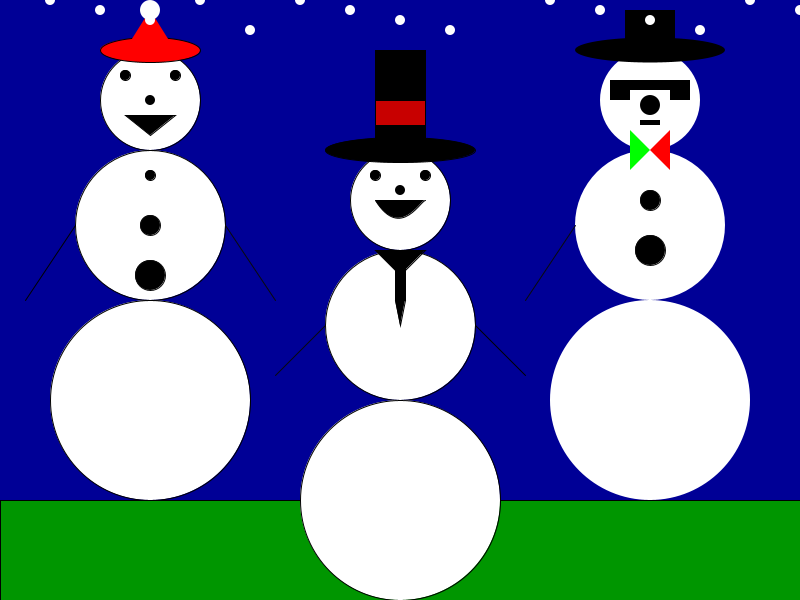
Frame 1 (no input)
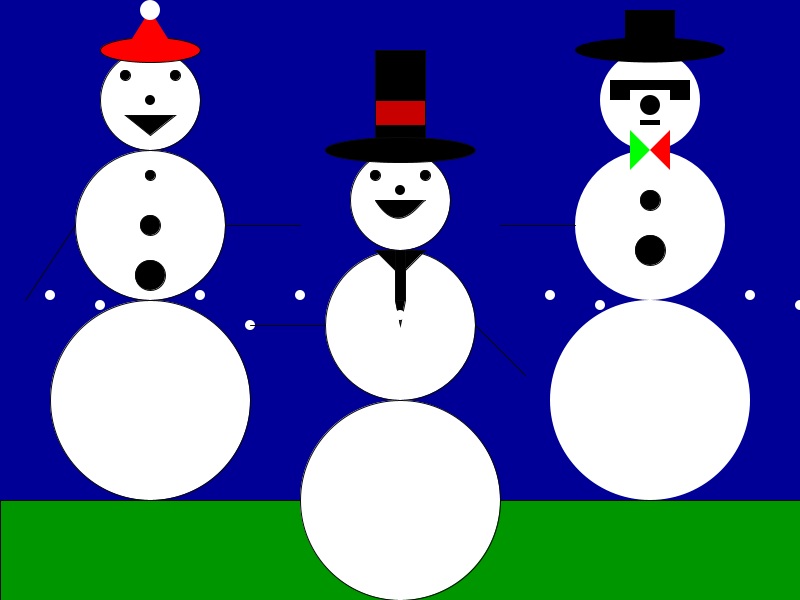
Frame 60 (the mouse pressed at the canvas centre just before this capture)
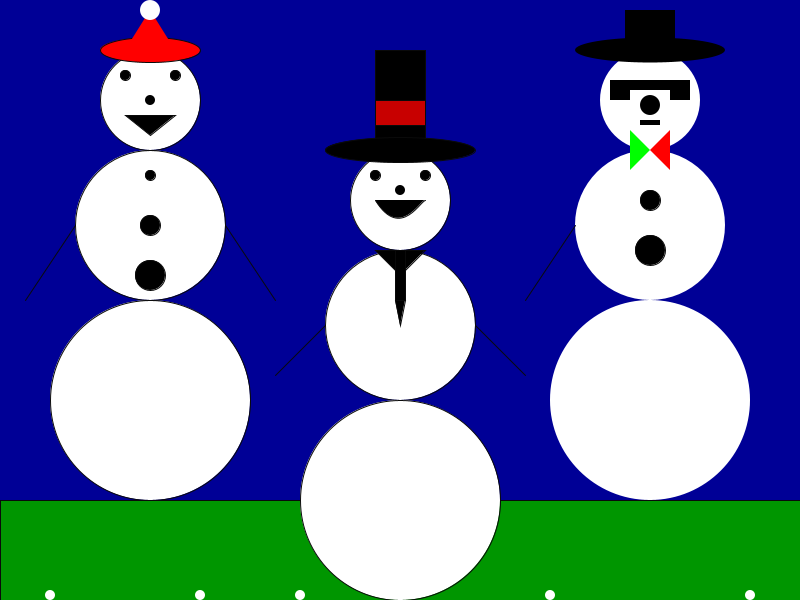
Frame 120 (the mouse held since frame 60 and released just before this capture)

The Processing sketch that drew these frames (run headless with seeded random() and noise(); from frame 60 on, the mouse is pressed at the canvas centre):

// Processing sketch: JeffSamontePartA_VerFinal
// ── JeffSamontePartA_VerFinal.pde
int x = 0;
int y = 0;

void setup(){
 size(800, 600);
}

void draw(){
   background(0, 0, 150); //sky
   
   fill(0, 150, 0); //grass color
   rect(0, 500, 800, 100); //grass
   
   drawSnowman();
   drawHat1(); 
   
   drawSnowman2();
   drawHat2();
   
   drawSnowman3();
   drawHat3();
   
   drawSnow();
  
   drawNoses(); //nose button
   drawArms(); //moving arms
   
   Button2(150, 225);
   Button2(650, 200);
   
   Button3(150, 275);
   Button3(650, 250);
}



void drawSnowman(){
  fill(255);
  ellipse(400, 200, 100, 100); // head
   
  ellipse(400, 325, 150, 150); // torso
  ellipse(400, 500, 200, 200); // legs
  
    fill(0);                  //face
  ellipse(375, 175, 10, 10); // right eye 
  ellipse(425, 175, 10, 10);  // left eye

  bezier(375, 200, 400, 240, 420, 200, 425, 200); // mouth
  
   line(475, 325,  525, 375); //right arm
   
   triangle(375, 250, 400, 275, 425, 250); //base of tie
   rect(395, 250, 10, 50); //tie length
   triangle(395, 300, 400, 325, 405, 300); //tie tip
}

void drawSnowman2(){
  fill(255);
  ellipse(150, 400, 200, 200); //legs
  ellipse(150, 225, 150, 150); //torso
  ellipse(150, 100, 100, 100); //head
  
  fill(0);                   //eyes
  ellipse(125, 75, 10, 10); //left eye
  ellipse(175, 75, 10, 10); //right eye
  
  fill(0);
  triangle(125, 115, 150, 135, 175, 115); //mouth
  
  ellipse(150, 175, 10, 10); // button 1

  line(25,300, 75, 225); //left arm
}

void drawSnowman3(){
  fill(255);
  ellipse(650, 400, 200, 200); //legs
  ellipse(650, 225, 150, 150); //torso
  ellipse(650, 100, 100, 100); //head
  
  fill(0);
  rect(610, 80, 20, 20); //sunglasses left eye
  rect(670, 80, 20, 20); //right eye
  rect(610, 80, 60, 10); // connector

  fill(0);
  rect(640, 120, 20, 5); //mouth
  
  fill(0, 255, 0);
  triangle(630, 170, 650, 150, 630, 130); //left bow tie
  
  fill(255, 0, 0);
  triangle(670, 170, 650, 150, 670, 130); //right bow tie
}
void drawHat1(){
  fill(0);
  rect(375, 50, 50, 100);  // hat
  ellipse(400, 150, 150, 25); // hat base
       
  fill(200, 0, 0);
  rect(375, 100, 50, 25); // hat ribon
}

void drawHat2(){
  fill(255, 0, 0);
  ellipse(150, 50, 100, 25); //hat
  
  noStroke();
  triangle(125, 50, 150, 10, 175, 50); //hat point
  
  fill(255);
  
  ellipse(150, 10, 20, 20);  //hat tip
}

void drawHat3() {
  fill(0);
    ellipse(650, 50, 150, 25); //hat base
  rect(625, 10, 50, 50); //hat point
}

void Button2(int posX, int posY){
  fill(0);
 ellipse(posX, posY, 20, 20); 
}

void Button3(int pos2X, int pos2Y){
  fill(0);
  ellipse(pos2X, pos2Y, 30, 30);
}

void drawSnow(){
  fill(255); //
 noStroke();
 fill(255);
 ellipse(50, y, 10, 10); //snow falling from different y points
 ellipse(100, y+10, 10, 10);
 ellipse(200, y, 10, 10); 
 ellipse(150, y+20, 10, 10);
 ellipse(250, y +30, 10, 10);
 ellipse(300, y, 10, 10);
 ellipse(350, y+10, 10, 10);
 ellipse(400, y+20, 10, 10);
 ellipse(450, y+30, 10, 10);
 ellipse(550, y, 10, 10);
 ellipse(600, y+10, 10, 10);
 ellipse(650, y+20, 10, 10);
 ellipse(700, y+30, 10, 10);
 ellipse(750, y, 10, 10);
 ellipse(800, y+10, 10, 10);
 y = y +5; //increments of 5
   if(y > height) //if increments of 5 surpass height y, return to 0
   {
     y = 0;
   } 
}


void drawNoses(){ 
 if((keyPressed == true)) //if any key is pressed is true
 { 
   fill(255, 0, 0); //color red
 }
 else
 {
   fill(0); //else remain black
 }
  ellipse(400, 190, 10, 10); //noses
  ellipse(150, 100, 10, 10);
  ellipse(650, 105, 20, 20);
}

void drawArms(){  // moving arms
   stroke(10);
  if(x < 266) //if x is less than 266, arms down
  {
   line(275, 375, 325, 325);  //Snowman 1 left arm down
   line(275, 300, 225, 225); //Snowman 2 right arm down
   line(575, 225, 525, 300); //Snowman 3 left arm down
  }
  else if(x > 532) //x greater than 532, arms up
  {
  line(275, 275, 325, 325);  //Snowman 1 left arm up
  line(275, 150, 225, 225); //Snowman 2 right arm up
  line(575, 225, 525, 175); //Snowman 3 left arm up
  }
  else //between 266 and 532,arms middle
  {
  line(250, 325, 325, 325);//Snowman 1 left arm middle
  line(300, 225, 225, 225);//Snowman 2 right arm middle
  line(575, 225, 500, 225); //Snowman 3 left arm middle
}
  x +=50;  //increment of 50, x surpasses width, return to 0, arms repeat
  if(x > width){
    x = 0;
  }
}
